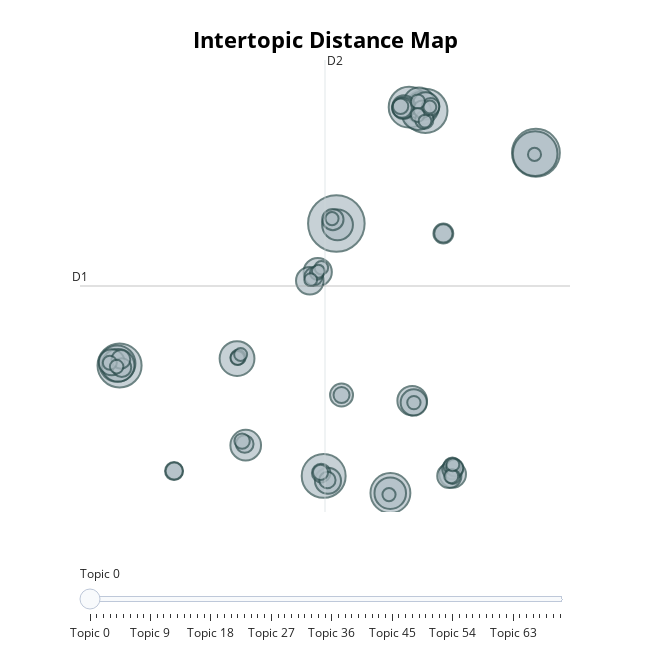

Notebook cell for this chart:
### Code cell
print(topic_model.get_topic(-1)) 
# Visualisation des topics
topic_model.visualize_topics()
